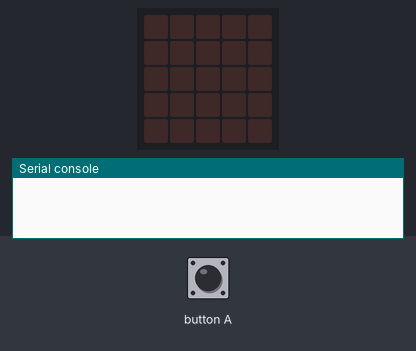
A program run on a simulated BBC micro:bit running MicroPython. On the bench: the board's 5×5 LED display, the last lines printed to the serial console. Inputs (shaded band) come from the test bench. Dim RGB values are drawn brighter than linear; no radio messages arrive unless stated (any console line starting 'radio sent:' is added by the test bench); the 48×5 strip is a reading aid, not a part: it shows the text the display is scrolling, unrolled, one strip-width of it at a time.

Above: at 1.2 s.
1.3 s: button A pressed for 0.15 s
At 3.8 s:
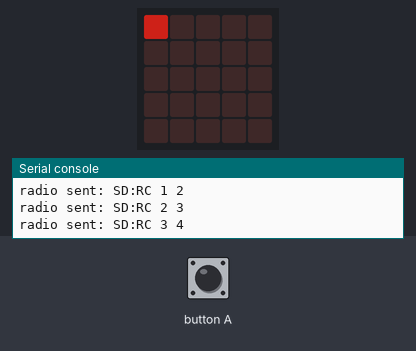
At 6.5 s:
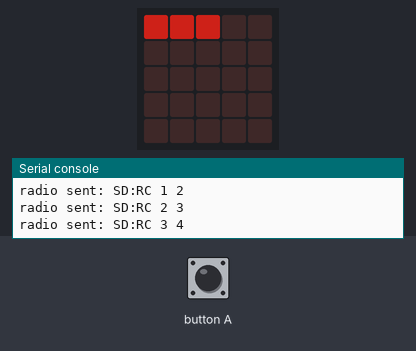
10.3 s: button A pressed for 1 s
At 18.1 s:
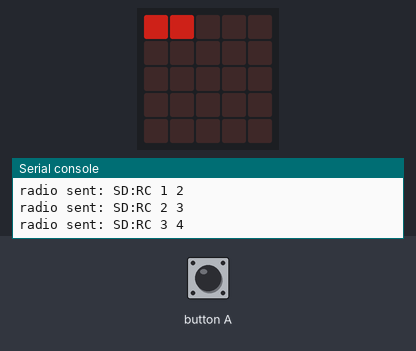
Timing chart, 0 to 19.6 s (numbered marks = the images above; inputs shaded):
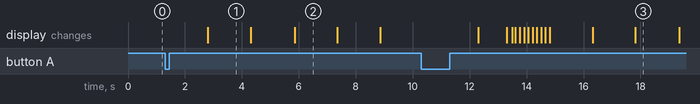

The program:

Part_2_sender.py
```python
from microbit import *
import radio

# This fucntion displays the ending portion of the task
def end(LED, frame_lost, outcome):
    set_LED(LED)
    sleep(2000)
    if outcome:
        display.show(Image.YES)
    else:
        display.show(Image.NO)
    sleep(1000)
    display.scroll(frame_lost)

# This function clears the next two LEDs of the microbit
def clear_next(col, row, x):
    if col == 4:
        row += 1
    col += 1
    display.set_pixel(col % 5, row % 5, 0)
    if x != 0:
        clear_next(col % 5, row % 5, x - 1)

# this fuction sets LEDs depending on frames received and frames lost
def set_LED(LED):
    col = 0
    row = 0
    for i in range(len(LED)):
        display.set_pixel(col, row, LED[i])
        clear_next(col, row, 1)

        if col == 4:
          row = (row + 1) % 5

        col = (col + 1) % 5

#This function sends one frame
def send_frame(address, index, data):
    frame = address + " " + str(index) + " " + data[index]
    radio.send(frame)

#This function sends multiple frames
def send_frames(address, window_start, window_end, data):
    for seq_no in range(window_start, window_end + 1):
        frame = address + " " + str(seq_no) + " " + data[seq_no]
        radio.send(frame)

# This function gets the acknowledgment from the receiver
def get_ACK(address, start_time, frame_received):
    TIMEOUT = 1500

    while True:
        ACK = radio.receive()

        #Checks if the ack is from the correct receiver
        if ACK and ACK.startswith(address):
            index = ACK.find("ACK") + 4
            new_seq_no = int(ACK[index:])
            if frame_received == new_seq_no:
                return True

        if running_time() - start_time >= TIMEOUT:
            return False

#This is the main function of the program
def start():

    window_start = 0
    window_end = 3

    SENDER_ADDRESS = "SD"
    RECEIVER_ADDRESS = "RC"
    ADDRESS = SENDER_ADDRESS + ":" + RECEIVER_ADDRESS

    DATA = ["1", "2", "3", "4", "5", "6", "7", "8", "9", "10", "11", "12", "13", "14", "15", "16", "17", "18", "19", "20"]
    length = len(DATA)
    LED = []

    frame_received = 0
    frame_sent = 0
    frame_lost = 0

    frame_loss_rate = 0
    THRESHOLD = 0.2

    # Base Case
    frame_sent += (window_end - window_start) + 1
    start_time = running_time()
    send_frames(ADDRESS, window_start, window_end, DATA)

    while True:

        ACK = get_ACK(ADDRESS, start_time, frame_received)

        if frame_received == length:
            end(LED, frame_lost, True)
            return

        frame_loss_rate = frame_lost / frame_sent
        if frame_loss_rate > THRESHOLD:
            end(LED, frame_lost, False)
            return

        if ACK:
            LED.append(9)
            window_start += 1
            window_end += 1
            frame_received += 1
            if window_end < length:
                frame_sent += 1
                start_time = running_time()
                send_frame(ADDRESS, window_end, DATA)

        else:
            LED.append(4)
            if window_end >= length:
                window_end = length - 1
            frame_lost += 1
            frame_sent += (window_end - window_start) + 1
            start_time = running_time()
            send_frames(ADDRESS, window_start, window_end, DATA)

        set_LED(LED)

'''
*    Title: Python Main Function implementation
*    Author: Bryan Weber
*    Date: n.d
*    Code version:
*    Availability: https://realpython.com/python-main-function/
*
'''

if __name__ == "__main__":
    while True:
        if button_a.was_pressed():
            radio.on()
            radio.config(group=5)
            start()
```

Measured:
- after the input at 1.3 s, the display: changes after 1.5 s (image 1)
- after the input at 10.3 s, the display: first differs from a run without the input after 6.0 s (image 3 shows a later state)
- what the display in image 1 shows lasts 1.5 s, from 2.8 s to 4.3 s
